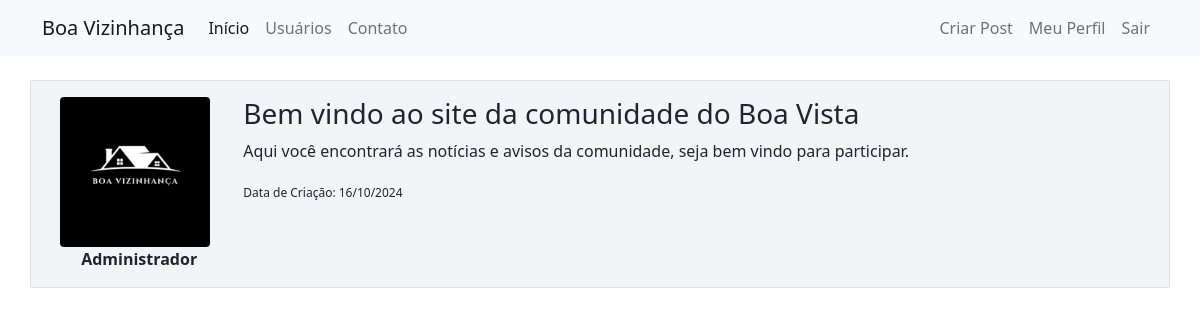
Page /post/1 (signed in) on the committed database.
### comunidade/models.py (models this page shows, shortened)
class Usuario(database.Model, UserMixin):
    id = database.Column(database.Integer, primary_key=True)
    username = database.Column(database.String, nullable=False)
    email = database.Column(database.String, nullable=False, unique=True)
    senha = database.Column(database.String, nullable=False)
    foto_perfil = database.Column(database.String, default='default.jpg', nullable=False)
    posts = database.relationship('Post', backref='autor', lazy=True)
    comentarios = database.relationship('Comentario', backref='autor_comentario', lazy=True)

class Post(database.Model):
    id = database.Column(database.Integer, primary_key=True)
    tema = database.Column(database.String, nullable=False, default='Comunicado')
    imagem = database.Column(database.String)
    titulo = database.Column(database.String, nullable=False)
    corpo = database.Column(database.Text, nullable=False)
    data_criacao = database.Column(database.DateTime, nullable=False, default=datetime.utcnow)
    id_usuario = database.Column(database.Integer, database.ForeignKey('usuario.id'), nullable=False)
    comentarios_post = database.relationship('Comentario', backref='comentarios_do_post', lazy=True)

### comunidade/routes.py (the view)
@app.route('/post/<post_id>', methods=['GET', 'POST'])
@login_required
def exibir_post(post_id):
    post = Post.query.get(post_id)
    if current_user == post.autor:
        form = FormCriarPost()
        if request.method == 'GET':
            form.titulo.data = post.titulo
            form.corpo.data = post.corpo
        elif form.validate_on_submit():
            post.titulo = form.titulo.data
            post.corpo = form.corpo.data
            database.session.commit()
            flash(f'Post atualizado com sucesso', 'alert-success')
            return redirect(url_for('home'))
    else:
        form = None
    return render_template('post.html', post=post, form=form)

### comunidade/models.py (called while the page is built)
@login_manager.user_loader
def load_usuario(id_usuario):
    return Usuario.query.get(int(id_usuario))

### comunidade/templates/post.html (shortened to what this page needs)
{% extends 'base.html' %}
{% block body %}
    <div class="container mt-3">
            <div class="row border mt-4 p-3 meupost">
                <div class="col col-2" style="text-align:center">
                    <div class="image pe-2"> <img src="{{ url_for('static', filename='fotos_perfil/{}'.format(post.autor.foto_perfil)) }}" class="rounded" width="150"> </div>
                    <strong>{{ post.autor.username }}</strong>
                </div>
                <div class="col col-10">
                    <h3>{{ post.titulo }}</h3>
                    <p>{{ post.corpo }}</p>
                    <small class="muted" style="font-size: 12px">Data de Criação: {{ post.data_criacao.strftime('%d/%m/%Y') }}</small>
                </div>
            </div>
    </div>
{% endblock %}

### comunidade/static/main.css (style rules this page uses)
.meupost { background: #f2f5f8 !important; }

### rows in the picture
Usuario: foto_perfil (picture), autor.username "Administrador"
Post: titulo "Bem vindo ao site da comunidade do Boa Vista", corpo "Aqui você encontrará as notícias e avisos da comunidade, seja bem vindo para participar.", data_criacao "16/10/2024"
